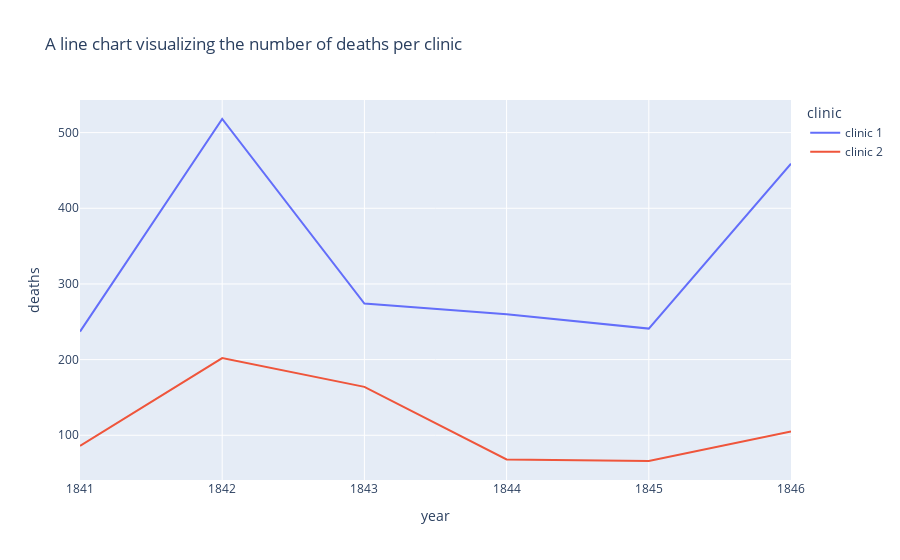

Notebook code for this chart:
### Code cell
line = px.line(df_yearly, x='year', y='deaths', color='clinic', title='A line chart visualizing the number of deaths per clinic')

line.show()

### Figure 1 — Plotly figure (JSON) as saved in the notebook; plotly's stock layout.template omitted (floating-point values rounded to 4 significant figures)
{"data": [{"hovertemplate": "clinic=clinic 1<br>year=%{x}<br>deaths=%{y}<extra></extra>", "legendgroup": "clinic 1", "line": {"color": "#636efa", "dash": "solid"}, "mode": "lines", "name": "clinic 1", "orientation": "v", "showlegend": true, "type": "scatter", "x": [1841, 1842, 1843, 1844, 1845, 1846], "xaxis": "x", "y": [237, 518, 274, 260, 241, 459], "yaxis": "y"}, {"hovertemplate": "clinic=clinic 2<br>year=%{x}<br>deaths=%{y}<extra></extra>", "legendgroup": "clinic 2", "line": {"color": "#EF553B", "dash": "solid"}, "mode": "lines", "name": "clinic 2", "orientation": "v", "showlegend": true, "type": "scatter", "x": [1841, 1842, 1843, 1844, 1845, 1846], "xaxis": "x", "y": [86, 202, 164, 68, 66, 105], "yaxis": "y"}], "layout": {"legend": {"title": {"text": "clinic"}, "tracegroupgap": 0}, "title": {"text": "A line chart visualizing the number of deaths per clinic"}, "xaxis": {"anchor": "y", "domain": [0, 1], "title": {"text": "year"}}, "yaxis": {"anchor": "x", "domain": [0, 1], "title": {"text": "deaths"}}}}
